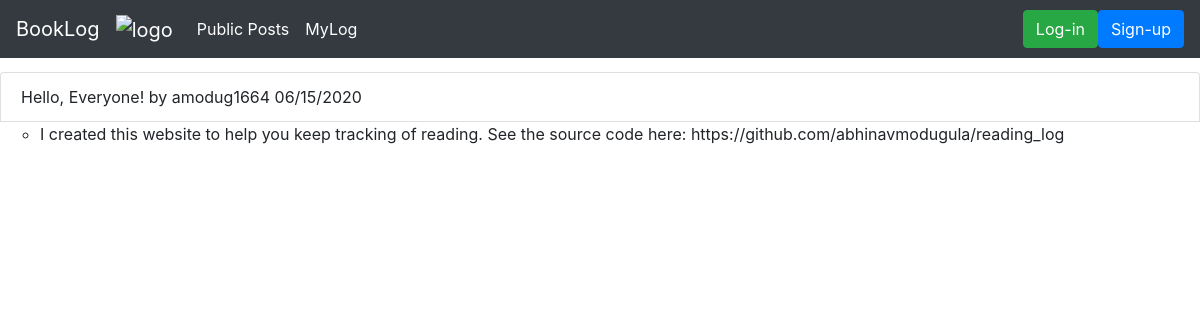
The page /public on the database its author committed.
### application/models.py (models this page shows, shortened)
class PublicPost(db.Model):
    __tablename__ = "public_posts"
    id = db.Column(db.Integer, primary_key=True)
    title = db.Column(db.String(100), index=True, unique=False, nullable=False)
    date_created = db.Column(db.DateTime, index=False, unique=False, nullable=False)
    text = db.Column(db.Text, index=False, unique=False, nullable=False)
    user_id = db.Column(db.Integer, ForeignKey('users.id'), nullable=False, index=True)
    user = relationship("User", backref = "public_posts", foreign_keys=[user_id])

class User(db.Model):
    __tablename__ = 'users'
    id = db.Column(db.Integer, primary_key=True)
    name = db.Column(db.String(100),index=True, nullable=False,unique=True)
    password = db.Column(db.String(200), primary_key=False, unique=False, nullable=False)
    created_on = db.Column(db.DateTime,
                           index=False,
                           unique=False,
                           nullable=True)
    admin = db.Column(db.Boolean, index=False, unique=False, nullable=False)
    recieve_recs = db.Column(db.Boolean, index=False, unique=False, nullable=False)
    email = db.Column(db.String(100), primary_key=False, unique=True, nullable=True)

### application/routes.py (the view)
@main_bp.route("/public")
def all_public_posts():
    posts = PublicPost.query.all()
    user=""
    if g.user is None:
        user = "None"
    return render_template("allpublicposts.html", user=user, posts=posts)

### application/auth.py (called while the page is built)
@auth_bp.before_app_request
def load_logged_in_user():
    user_id = session.get('user_id')
    if user_id is None:
        g.user = None
    else:
        g.user = User.query.filter_by(id=user_id).first()

### application/routes.py (called while the page is built)
@main_bp.before_app_request
def load_logged_in_user():
    user_id = session.get('user_id')
    if user_id is None:
        g.user = None
    else:
        g.user = User.query.filter_by(id=user_id).first()

### application/templates/allpublicposts.html
{% extends 'layout.html' %}
{% block content %}
<br>
<br>
<br>
<ul class="list-group">
{% for post in posts %}
  <li class="list-group-item d-flex justify-content-between align-items-center">
    {{ post.title }} by {{ post.user.name }}
    {{ post.date_created.strftime("%m/%d/%Y") }}
  </li>
  <ul><li>{{post.text}}</li></ul>
{% endfor %}
</ul>
{% endblock %}

### rows shown on the page
PublicPost: title "Hello, Everyone!", user.name "amodug1664", date_created "06/15/2020", text "I created this website to help you keep tracking of reading. See the source code here: https://github.com/abhinavmodugula/reading_log"
